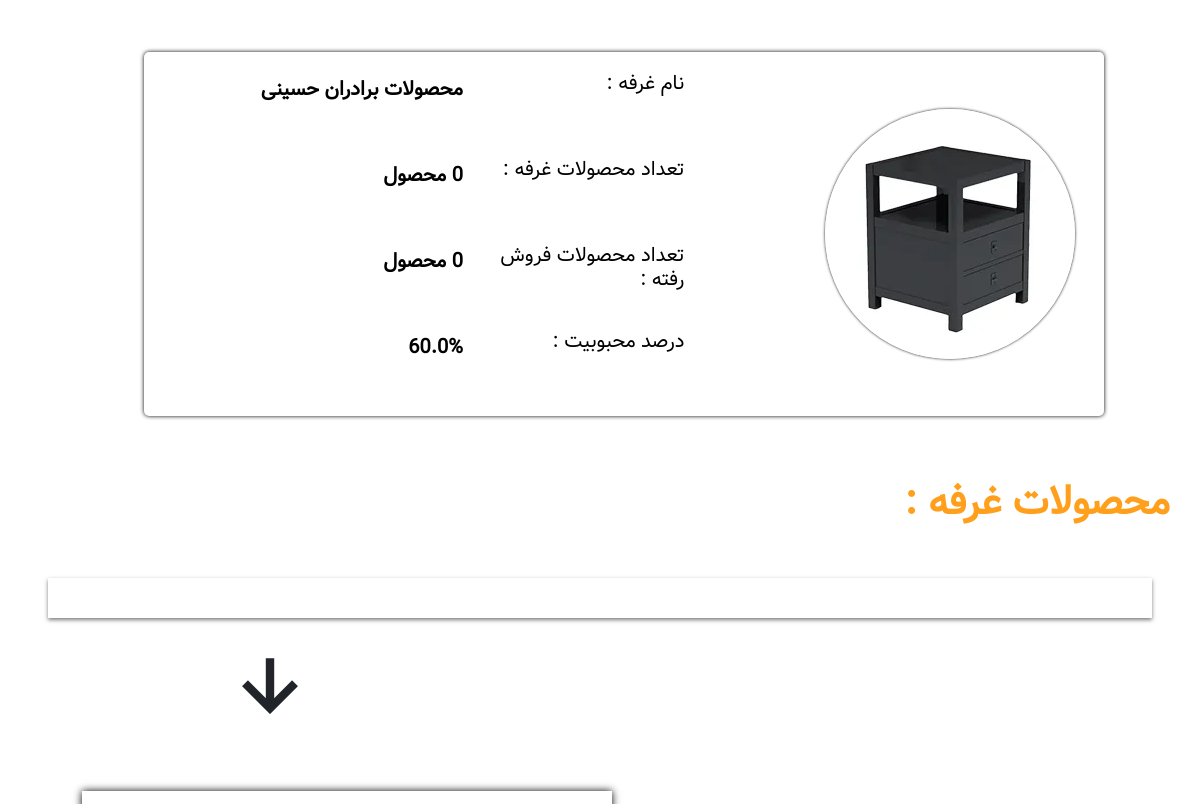
The app's page /Customer_userPanel/ (signed in, middle part), older data.
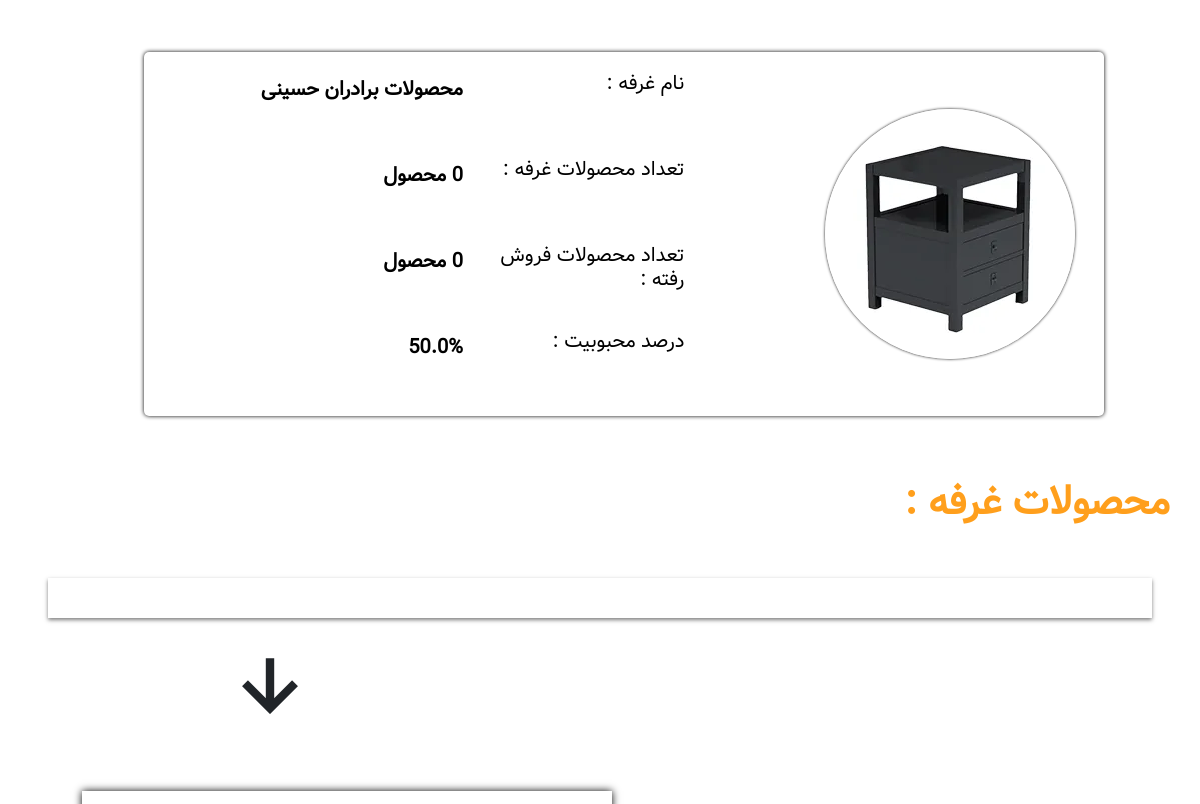
The same page, newer data.
### Store/models.py (models this page shows, shortened)
class Profile(models.Model):
    user = models.OneToOneField(User , on_delete=models.CASCADE , default=None , null=False , blank=False)
    image = models.ImageField(upload_to='uploads/profile/' , default='uploads/profile/user.ico')
    date_modified = models.DateTimeField(User , auto_now=True)
    phone = models.CharField(max_length=14 , blank=True)
    address1 = models.CharField(max_length=200 , blank=True)
    address2 = models.CharField(max_length=200 , blank=True , null=True)
    city = models.CharField(max_length=200 , blank=True)
    state = models.CharField(max_length=200 , blank=True , null=True)
    zipcode = models.CharField(max_length=200 , blank=True)
    country = models.CharField(max_length=200 , blank=True)
    melicode = models.CharField(max_length=200 , blank=True)
    role = models.CharField(max_length=200 , blank=True , default='Customer')
    booth = models.ForeignKey(Booth, on_delete=models.CASCADE , null=True , blank=False , default=None)
    old_cart = models.CharField(max_length=200 , null=True , blank=True)

class Booth(models.Model):
    name = models.CharField(max_length=100)
    address = models.CharField(max_length=100)
    description = models.CharField(max_length=200)
    image = models.ImageField(upload_to='uploads/booth/', null=True)
    owner = models.ForeignKey(User, on_delete=models.CASCADE)
    date_created = models.DateTimeField(auto_now_add=True , null=True)
    popularity_percentage = models.FloatField(default=0)  # فیلد جدید برای نگهداری درصد محبوبیت

### Store/views.py (the view)
# urls.py: path('Customer_userPanel/', views.Customer_UserPanel, name='Customer_UserPanel'),
def Customer_UserPanel(request):
    if request.user.is_authenticated:
        profile = Profile.objects.filter(user=request.user)
        for item in profile:
            if item.role == 'Boother':
                if item.booth.date_created:
                    g_date = item.booth.date_created  # تاریخ میلادی از نمونه
                    j_date = jdatetime.datetime.fromgregorian(datetime=g_date)  # تبدیل به تاریخ شمسی
                    formatted_date = f"{j_date.year}/{j_date.month}/{j_date.day}"
            else:
                formatted_date = 'None'
            if item.date_modified:
                h_date = item.date_modified # تاریخ میلادی از نمونه
                f_date = jdatetime.datetime.fromgregorian(datetime=h_date)  # تبدیل به تاریخ شمسی
                formatted_date2 = f"{f_date.year}/{f_date.month}/{f_date.day}"
    else:
        messages.success(request , 'لطفا با حساب کاربری خود وارد شوید ...')
        return redirect('Login')
    return render(request=request , template_name='Customer_UserPanel.html' , context={'profile':profile , 'create_booth':formatted_date , 'date_modified':formatted_date2 })

### Cart/context_processors.py (called while the page is built)
def cart(request):
    return {'cart': Cart(request)}

### Store/templates/Customer_UserPanel.html (shortened to what the changed rows need)
{% extends 'base.html' %}
{% load static %}
{% load humanize %}
{% block content %}
    {% for item in profile %}
        {% if item.role == 'Customer' %}
                  <div class="Panel-Header">
                <div class="Panel-right">
                  <div class="img">
                    <img src="{{ item.image.url }}" alt="">
                  </div>
                  <h1>{{ item.user.first_name }} {{ item.user.last_name }}</h1>
                </div>
                <div class="Panel-left">
                  <a href="{% url 'Cart_Summary' %}"><img src="{% static 'img/basket2.png' %}" alt="basket-icon"></a>
                </div>
              </div>
              <div class="Panel-Body">
                <div class="PanelBody-right">
                  <h1>{{ item.user.first_name }} جان به پنل خودت خوش آمدی!</h1>
                  <div class="PanelMenu">
                    <div class="PanelMenu-right">
                      <img src="{% static 'img/bagMoney.png' %}" alt="bagMoney-icon">
                      <h1>کیف پول:</h1>
                    </div>
                    <a>0 تومان</a>
                    <div class="PanelMenu-left" style="cursor: pointer;">
                      <img src="{% static 'img/arrow-left.png' %}" alt="arrow-left-icon">
                    </div>
                  </div>
                  <hr />
                  <div class="PanelMenu">
                    <div class="PanelMenu-right">
                      <img src="{% static 'img/tasks_113292.png' %}" alt="task-icon">
                    </div>
                    <a>سفارشات</a>
                    <div class="PanelMenu-left" style="cursor: pointer;">
                      <img src="{% static 'img/arrow-left.png' %}" alt="arrow-left-icon">
                    </div>
                  </div>
                  <div class="PanelMenu">
                    <div class="PanelMenu-right">
                      <img src="{% static 'img/clock_icon-icons.com_72357.png' %}" alt="History-icon">
                    </div>
                    <a>تاریخچه خرید</a>
                    <div class="PanelMenu-left" style="cursor: pointer;">
                      <img src="{% static 'img/arrow-left.png' %}" alt="arrow-left-icon">
                    </div>
                  </div>
                  <div class="PanelMenu">
                    <div class="PanelMenu-right">
                      <img src="{% static 'img/like.png' %}" alt="Like-icon">
                    </div>
                    <a>غرفه های لایک شده</a>
                    <div class="PanelMenu-left" style="cursor: pointer;">
                      <img src="{% static 'img/arrow-left.png' %}" alt="arrow-left-icon">
                    </div>
                  </div>
                  <div class="PanelMenu">
                    <div class="PanelMenu-right">
                      <img src="{% static 'img/ecommerce.png' %}" alt="Booth-icon">
                    </div>
                    <a>افتتاح غرفه</a>
                    <div class="PanelMenu-left" style="cursor: pointer;">
                      <img src="{% static 'img/arrow-left.png' %}" alt="arrow-left-icon">
                    </div>
                  </div>
                        <div class="PanelMenu">
                    <div class="PanelMenu-right">
                      <img src="{% static 'img/circle_down_arrow_arrow_icon_253893.png' %}" alt="Save-icon">
                    </div>
                    <a href="{% url 'Update_User' %}">ویراش امنیتی حساب کاربری</a>
                    <div class="PanelMenu-left" style="cursor: pointer;">
                      <a href="{% url 'Update_User' %}"><img src="{% static 'img/arrow-left.png' %}" alt="arrow-left-icon"></a>
                    </div>
                  </div>
                  <div class="PanelMenu">
                    <div class="PanelMenu-right">
                      <img src="{% static 'img/open_icon-icons.com_72303.png' %}" alt="Change-icon">
                    </div>
                    <a href="{% url 'Update_Info' %}">ویرایش اطلاعات</a>
                    <div class="PanelMenu-left" style="cursor: pointer;">
                      <a href="{% url 'Update_Info' %}"><img src="{% static 'img/arrow-left.png' %}" alt="arrow-left-icon"></a>
                    </div>
                  </div>
                  <hr />
                  <div class="PanelMenu">
                    <div class="PanelMenu-right">
                      <img src="{% static 'img/power_icon-icons.com_72293.png' %}" alt="Logout-icon">
                    </div>
                    <a href="{% url 'Logout' %}">خروج</a>
                    <div class="PanelMenu-left" style="cursor: pointer;">
                      <a href="{% url 'Logout' %}"><img src="{% static 'img/arrow-left.png' %}" alt="arrow-left-icon"></a>
                    </div>
                  </div>
                </div>
                <div class="PanelBody-left">
                  <h1 class="sub-Title">پروفایل کاربری :</h1>
                  <hr />
                  <div style="display: flex;justify-content: center;">
                    <div class="Profile">
                      <img src="{{ item.image.url }}" alt="Profile-img">
                    </div>
                  </div>
                  <div class="Information">
                    <h1 class="Question">نام :</h1>
                    <span class="answer">{{ item.user.first_name }}</span>
                    <h1 class="Question">نام خانوادگی :</h1>
                    <span class="answer">{{ item.user.last_name }}</span>
                    <h1 class="Question">نقش :</h1>
                      <span class="answer">مشتری</span>
                    <h1 class="Question">تاریخ عضویت :</h1>
                    <span class="answer">{{ date_modified }}</span>
                    <h1 class="Question">ایمیل :</h1>
                    <span class="answer">{{ item.user.email }}</span>
                  </div>
                  <a href="#" class="btn">تغییر اطلاعات</a>
                </div>
              </div>
              </div>
        {% elif item.role == 'Boother' %}
    <div class="Booth-Sabt">
        <div class="Owner-img">
            <img src="{{ item.booth.image.url }}" alt="Profile-Owner-img">
        </div>
        <div class="Booth-Sabt-Information">
            <h1 class="Qus">نام غرفه :</h1>
            <h1 class="ans">{{ item.booth.name}}</h1>
            <h1 class="Qus">تعداد محصولات غرفه :</h1>
            <h1 class="ans">{{ item.booth.products.count }} محصول</h1>
            <h1 class="Qus">تعداد محصولات فروش رفته :</h1>
            <h1 class="ans">{{ item.booth.products.count }} محصول</h1>
            <h1 class="Qus">درصد محبوبیت :</h1>
            <h1 class="ans">{{ item.booth.popularity_percentage }}%</h1>
        </div>
    </div>
    <h1 class="sub-Title">محصولات غرفه :</h1>
        <div class="Mahsolat">
            </div>
    <i class='bx bx-down-arrow-alt Owner-i'></i>
              <div class="Panel-Body">
                <div class="PanelBody-right">
                </div>
          <div class="PanelBody-left">
          </div>
              </div>
        {% endif %}
{% endfor %}
{% endblock %}

Row changes from the older to the newer data that the page shows:
changed through a linked row, Profile "محصولات برادران حسینی": booth.popularity_percentage "60.0" → "50.0"
